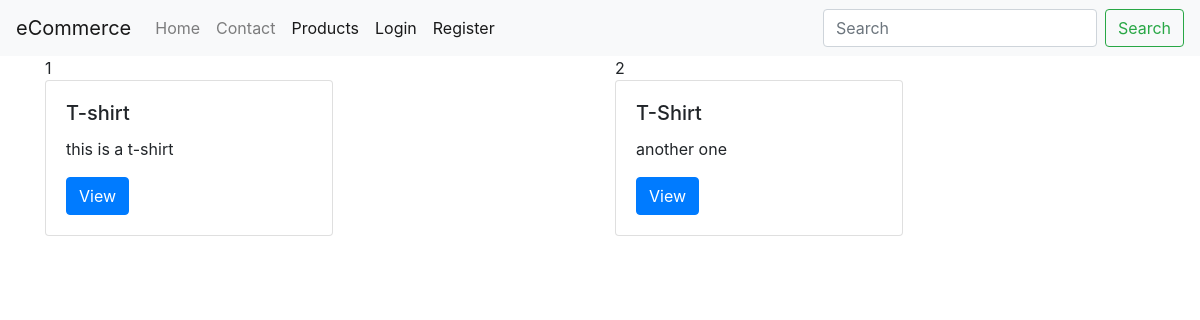
The app's page /products/, older data.
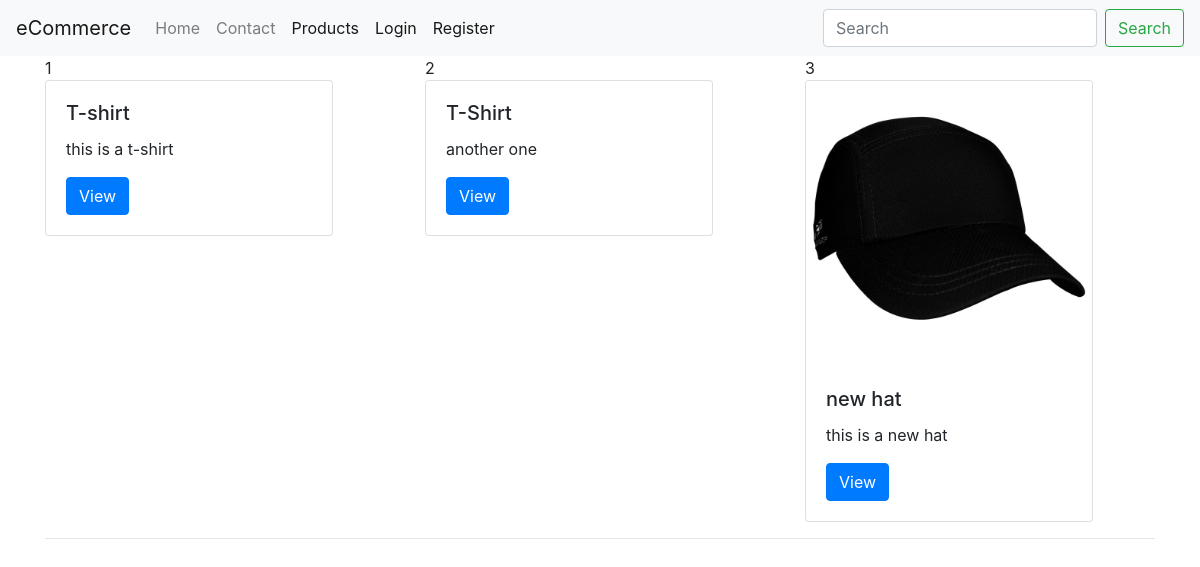
The same page, newer data.
### products/models.py (models this page shows, shortened)
class Product(models.Model):
    title = models.CharField(max_length=120)
    slug = models.SlugField(blank=True, unique=True)
    description = models.TextField()
    price = models.DecimalField(max_digits=10, decimal_places=2, default=0.00)
    image = models.ImageField(upload_to=upload_image_path, null=True, blank=True)
    featured = models.BooleanField(default=False)
    timestamp = models.DateTimeField(auto_now_add=True, blank=True, null=True)
    def get_absolute_url(self):
        return reverse("products:details", kwargs={'slug': self.slug})

### products/views.py (the view)
# urls.py: path('', ProductListView.as_view(), name='list'),
class ProductListView(ListView):
    def get_queryset(self):
        return Product.objects.all()

### products/templates/products/product_list.html
{% extends "base.html" %}
{% block content %}
    <div class="container">
        <div class="row">
            {% for foo in object_list %}
                <div class="col">
                    {{ forloop.counter }}
                    {% include "products/snippets/card.html" with instance=foo %}
                    {% if forloop.counter|divisibleby:3 %}
                        </div></div>
                        <div class="row">
                            <div class="col-12">
                                <hr>
                            </div>
                            {% else %}
                        </div>
                    {% endif %}
            {% endfor %}
    </div>
    </div>
{% endblock content %}

### templates/base.html (shortened to what this page needs)
<!DOCTYPE html>
<html>
<head>
	<link rel="stylesheet" href="https://stackpath.bootstrapcdn.com/bootstrap/4.1.0/css/bootstrap.min.css">
</head>
<body>
{% include "base/nav.html" with brand_name='eCommerce'  %}
{% block content %}
{% endblock content %}
</body>
</html>

### templates/base/nav.html (shortened to what this page needs)
{% url 'home' as home_url %}
{% url 'products:list' as products_list %}
<nav class="navbar navbar-expand-lg navbar-light bg-light">
  <a class="navbar-brand" href="{% url 'home' %}"> {% if brand_name %}{{brand_name}}{% else %}eCommerce platform  {% endif %}</a>
  <div class="collapse navbar-collapse" id="navbarSupportedContent">
    <ul class="navbar-nav mr-auto">
      <li class="nav-item">
        <a class="nav-link {% if request.path == home_url %} active {% endif %}" href="{% url 'home' %}">Home <span class="sr-only">(current)</span></a>
      </li>
      <li class="nav-item">
        <a class="nav-link {% if request.path == home_url %} active {% endif %}" href="{% url 'home' %}">Contact</a>
      </li>
      <li class="nav-item">
        <a class="nav-link {% if request.path == products_list %} active {% endif %}" href="{% url 'products:list' %}">Products</a>
      </li>
      {% if request.user.is_authenticated %}
        <li class="nav-item">
        <a class="nav-link {% if request.path == products_list %} active {% endif %}" href="{% url 'logout' %}">Logout</a>
      </li>
      {% else %}
      <li class="nav-item">
        <a class="nav-link {% if request.path == products_list %} active {% endif %}" href="{% url 'login' %}">Login</a>
      </li>
       <li class="nav-item">
        <a class="nav-link {% if request.path == products_list %} active {% endif %}" href="{% url 'products:register' %}">Register</a>
      </li>
      {% endif %}
    </ul>
    <form class="form-inline my-2 my-lg-0">
      <input class="form-control mr-sm-2" type="search" placeholder="Search" aria-label="Search">
      <button class="btn btn-outline-success my-2 my-sm-0" type="submit">Search</button>
    </form>
  </div>
</nav>

### products/templates/products/snippets/card.html
<div class="card" style="width: 18rem;">
    {% if instance.image %}
        <a href="{{ instance.get_absolute_url }}">
            <img class="card-img-top" src="{{ instance.image.url }}" alt="{{ instance.title }} logo">
        </a>
    {% endif %}
    <div class="card-body">
        <h5 class="card-title">{{ instance.title }}</h5>
        <p class="card-text">{{ instance.description|truncatewords:14 }}</p>
        <a href="{{ instance.get_absolute_url }}" class="btn btn-primary">View</a>
    </div>
</div>

Row changes from the older to the newer data that the page shows:
added Product: image (picture), title "new hat", description "this is a new hat"
